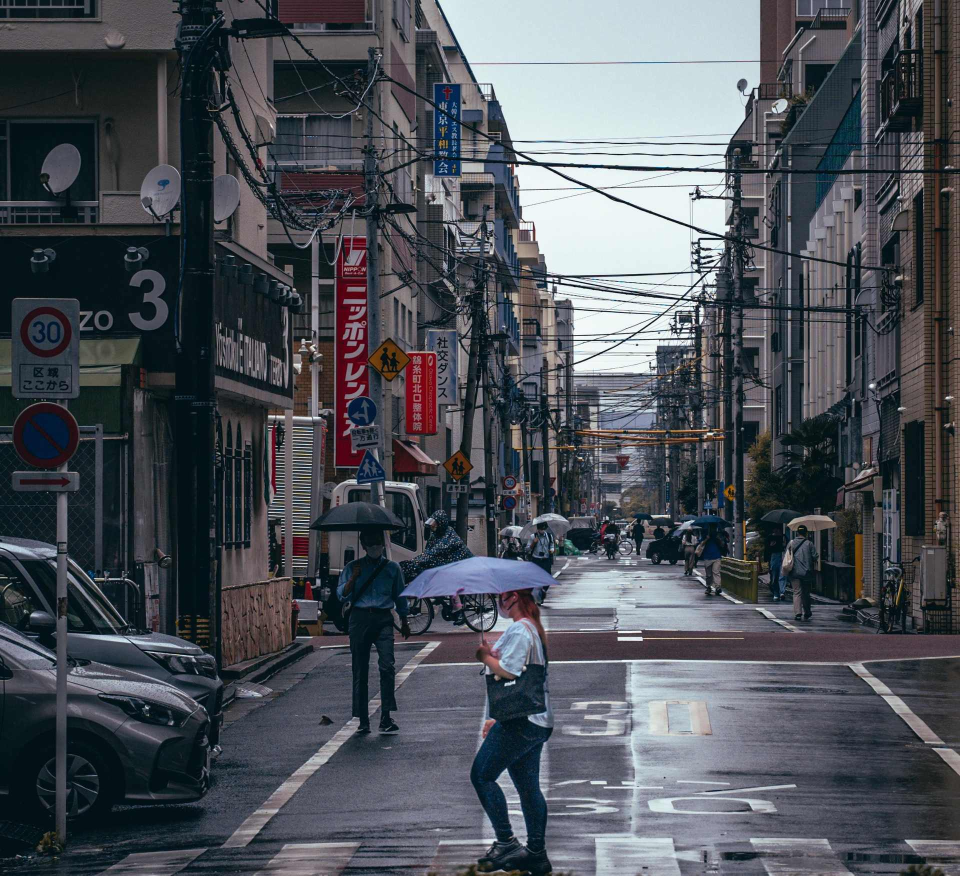
#> input picture final_project/data/samples/images/normal_light.jpg, 1920 x 1751 px (shown at 1/2 size)
$ python evaluation.py   (older library calls are emulated)
#> lines starting #> are read from the running program, lines starting #| are printed output that depends on the picture
### final_project/illumination.py
import cv2
import numpy as np

def process_illumination(img, clip_limit=None, gamma_value=None):
    """
    Modality A: Illumination
    [升級版] Region-Aware Fusion + Auto-Gamma
    解決「不夠亮」的問題：在暗部自動注入 Gamma 增益
    """
    # 轉 HSV
    hsv = cv2.cvtColor(img, cv2.COLOR_BGR2HSV)
    h, s, v = cv2.split(hsv)

    # === [Manual Mode: 手動模式] ===
    # 如果外部有指定參數 (例如 GUI 拉動)，就聽 GUI 的
    if clip_limit is not None:
        # 如果有指定 gamma，先做 gamma
        if gamma_value is not None and gamma_value != 1.0:
            invGamma = 1.0 / gamma_value
            table = np.array([((i / 255.0) ** invGamma) * 255 for i in np.arange(0, 256)]).astype("uint8")
            v = cv2.LUT(v, table)

        clahe = cv2.createCLAHE(clipLimit=clip_limit, tileGridSize=(8, 8))
        v_final = clahe.apply(v)

    # === [Auto Mode: 自適應全自動模式] ===
    else:
        # 1. 計算平均亮度，決定要不要 "預先補光"
        mean_v = np.mean(v)
        print(f"[Smart Illum] Scene Mean Brightness: {mean_v:.2f}")

        # --- 新增：自動 Gamma 增益 (Auto-Gamma) ---
        # 如果亮度 < 80，代表這張圖偏暗，我們給它一個 Gamma 增益基底
        # 這樣後面的 CLAHE 才有東西可以拉
        if mean_v < 80:
            # 越暗，Gamma 要給越強 (例如 mean=20 -> gamma=2.5, mean=70 -> gamma=1.5)
            # 動態公式：基礎 1.2 + (80 - mean) * 0.02
            auto_gamma = 1.5 + (80 - mean_v) * 0.02
            # 限制最高不要超過 3.0，不然會變全白
            auto_gamma = min(auto_gamma, 3.0)

            print(f"[Smart Illum] Detected Dark Scene -> Injecting Gamma: {auto_gamma:.2f}")

            invGamma = 1.0 / auto_gamma
            table = np.array([((i / 255.0) ** invGamma) * 255 for i in np.arange(0, 256)]).astype("uint8")
            v = cv2.LUT(v, table) # 更新 V 通道，讓它先變亮！
        # ----------------------------------------

        # 2. 製作「光源遮罩 (Highlight Mask)」(基於變亮後的 V)
        # 找出亮度大於 220 的區域 (視為路燈/招牌)
        _, mask_binary = cv2.threshold(v, 220, 255, cv2.THRESH_BINARY)
        mask_blur = cv2.GaussianBlur(mask_binary, (21, 21), 0)
        mask_weight = mask_blur.astype(float) / 255.0

        # 3. 路徑 A：背景增強版 (Background Layer)
        # 針對暗部：將參數從 6.0 提升到 8.0 (更暴力)
        # 如果你覺得還是不夠亮，可以把 8.0 改成 10.0
        clahe_bg = cv2.createCLAHE(clipLimit=8.0, tileGridSize=(8, 8))
        v_bg_enhanced = clahe_bg.apply(v)

        # 4. 路徑 B：光源保護版 (Highlight Layer)
        # 針對亮部：維持 1.0 或 1.5，保護細節
        clahe_light = cv2.createCLAHE(clipLimit=1.5, tileGridSize=(8, 8))
        v_light_protected = clahe_light.apply(v)

        # 5. 融合 (Fusion)
        v_final_float = (v_light_protected.astype(float) * mask_weight) + \
                        (v_bg_enhanced.astype(float) * (1.0 - mask_weight))

        v_final = np.clip(v_final_float, 0, 255).astype(np.uint8)

    return h, s, v, v_final

### final_project/structure.py
import cv2
import numpy as np

def process_structure(v_channel, sigma=None):
    """
    Modality B: Structure
    [自適應策略] 基於亮度判斷雜訊程度，調整雙邊濾波強度 (Sigma)
    """
    # === Adaptive Logic ===
    if sigma is None:
        mean_v = np.mean(v_channel)
        # 暗部 (Mean < 60) 通常伴隨高雜訊 -> 需要更強的平滑 (Sigma=50)
        # 亮部 (Mean >= 60) 雜訊少 -> 減少平滑以保留細節 (Sigma=15)
        if mean_v < 60:
            sigma = 50
            print(f"[Adaptive Struct] High Noise Risk (Mean:{mean_v:.1f}) -> Strong Denoise (Sigma=50)")
        else:
            sigma = 15
            print(f"[Adaptive Struct] Low Noise Risk (Mean:{mean_v:.1f}) -> Weak Denoise (Sigma=15)")
    # ======================

    # 雙邊濾波 (Bilateral Filter)
    v_smooth = cv2.bilateralFilter(v_channel, d=9, sigmaColor=sigma, sigmaSpace=sigma)

    # Sobel 算子提取邊緣
    grad_x = cv2.Sobel(v_smooth, cv2.CV_16S, 1, 0, ksize=3)
    grad_y = cv2.Sobel(v_smooth, cv2.CV_16S, 0, 1, ksize=3)

    abs_grad_x = cv2.convertScaleAbs(grad_x)
    abs_grad_y = cv2.convertScaleAbs(grad_y)

    structure_map = cv2.addWeighted(abs_grad_x, 0.5, abs_grad_y, 0.5, 0)

    return structure_map

### final_project/fusion.py
import cv2
import numpy as np

def fuse_images(h, s, v_enhanced, structure_map, structure_weight=None):
    """
    Fusion Strategy (Updated for De-hazing)
    1. 自適應權重融合
    2. [新功能] 飽和度補償 (解決色彩平淡)
    3. [新功能] 智慧對比度拉伸 (解決畫面灰灰的)
    """

    # === 1. 自適應結構權重邏輯 (保持不變) ===
    if structure_weight is None:
        std_v = np.std(v_enhanced)
        if std_v > 45:
            structure_weight = 0.25
        else:
            structure_weight = 0.1
    # ======================================

    # 融合亮度與結構
    v_fused_float = v_enhanced.astype(float) + (structure_map.astype(float) * structure_weight)
    v_fused = np.clip(v_fused_float, 0, 255).astype(np.uint8)

    # === [關鍵修正 1] 飽和度補償 (Saturation Boost) ===
    # 因為亮度提昇了，飽和度也要跟著提升，不然會泛白
    # 這裡將 S 通道乘上 1.3 倍 (你可以調整這個數值，1.2 ~ 1.5 都不錯)
    s_boost = cv2.addWeighted(s, 1.3, s, 0, 0)

    # 合併通道
    final_hsv = cv2.merge((h, s_boost, v_fused))
    final_bgr = cv2.cvtColor(final_hsv, cv2.COLOR_HSV2BGR)

    # === [關鍵修正 2] 智慧對比度拉伸 (De-hazing / Contrast Stretch) ===
    # 這一步專門用來消除「灰霧感」
    # 原理：把暗部壓更暗 (beta<0)，把亮部拉更亮 (alpha>1)
    # alpha=1.1 (對比度增加 10%), beta=-10 (亮度整體減 10，把灰色壓回黑色)
    final_bgr = cv2.convertScaleAbs(final_bgr, alpha=1.1, beta=-15)

    return final_bgr

### final_project/evaluation.py
import cv2
import numpy as np
import os
from tkinter import messagebox
from skimage.metrics import structural_similarity as ssim
from skimage.metrics import peak_signal_noise_ratio as psnr

# 匯入你的模組
import illumination
import structure
import fusion
BASE_DIR = os.path.dirname(os.path.abspath(__file__))
DATA_IMAGES_DIR = os.path.join(BASE_DIR, "data", "samples", "images")
OUTPUT_IMAGES_DIR = os.path.join(BASE_DIR, "outputs", "images")
DEFAULT_GT_PATH = os.path.join(DATA_IMAGES_DIR, "normal_light.jpg")
# ✅ [關鍵修復] 解決 Windows 中文路徑讀取失敗的輔助函式
def cv_imread(file_path):
    try:
        # 使用 numpy 從檔案讀取原始字節，再用 opencv 解碼
        cv_img = cv2.imdecode(np.fromfile(file_path, dtype=np.uint8), cv2.IMREAD_COLOR)
        return cv_img
    except Exception as e:
        print(f"讀取錯誤: {e}")
        return None

def run_evaluation_mode(gt_path=None):
    """
    執行定量評估的主函數 (修復中文路徑與相對路徑問題)
    """
    # 1. 鎖定圖片路徑 (強制使用絕對路徑，避免執行位置不同導致找不到)
    # 取得目前這隻程式 (evaluation.py) 所在的資料夾
    gt_path = gt_path or DEFAULT_GT_PATH

    # 2. 檢查檔案是否存在
    if not os.path.exists(gt_path):
        messagebox.showwarning("警告", f"找不到檔案：\n{gt_path}\n請確認檔名是否正確。")
        return

    # 3. [關鍵修正] 使用支援中文路徑的讀取方式
    gt_img = cv_imread(gt_path)
#> in cv_imread, cv_img is the input picture: shape (1751, 1920, 3); mean B, G, R 88.5, 81.5, 77

    if gt_img is None:
        messagebox.showerror("嚴重錯誤", f"檔案存在但無法讀取 (可能是格式損壞):\n{gt_path}")
        return

    print(f"成功讀取圖片: {gt_path}, 大小: {gt_img.shape}")
#| 成功讀取圖片: final_project/data/samples/images/normal_light.jpg, 大小: (1751, 1920, 3)

    # 4. 模擬低光源 (Gamma Correction)
    input_gamma = 3.0
    # 修正 LUT 形狀為 (256, 1) 避免 OpenCV 報錯
    lut = np.empty((256, 1), np.uint8)
    for i in range(256):
        lut[i, 0] = np.clip(pow(i / 255.0, input_gamma) * 255.0, 0, 255)

    low_light_input = cv2.LUT(gt_img, lut)
    os.makedirs(OUTPUT_IMAGES_DIR, exist_ok=True)
    cv2.imwrite(os.path.join(OUTPUT_IMAGES_DIR, "eval_input.jpg"), low_light_input)

    # ================= 我們的致勝算法 (Ours) =================

    # A. Modality 1: Illumination
    h, s, v, v_en = illumination.process_illumination(low_light_input, clip_limit=2.0, gamma_value=2.2)
#> in process_illumination, `hsv = cv2.cvtColor(img, cv2.COLOR_BGR2HSV)`: hsv: shape (1751, 1920, 3); mean H, S, V 75.3, 86.1, 32

    # B. Modality 2: Structure
    struct = structure.process_structure(v, sigma=50)
#> in process_structure, `grad_x = cv2.Sobel(v_smooth, cv2.CV_16S, 1, 0, ksize=3)`:
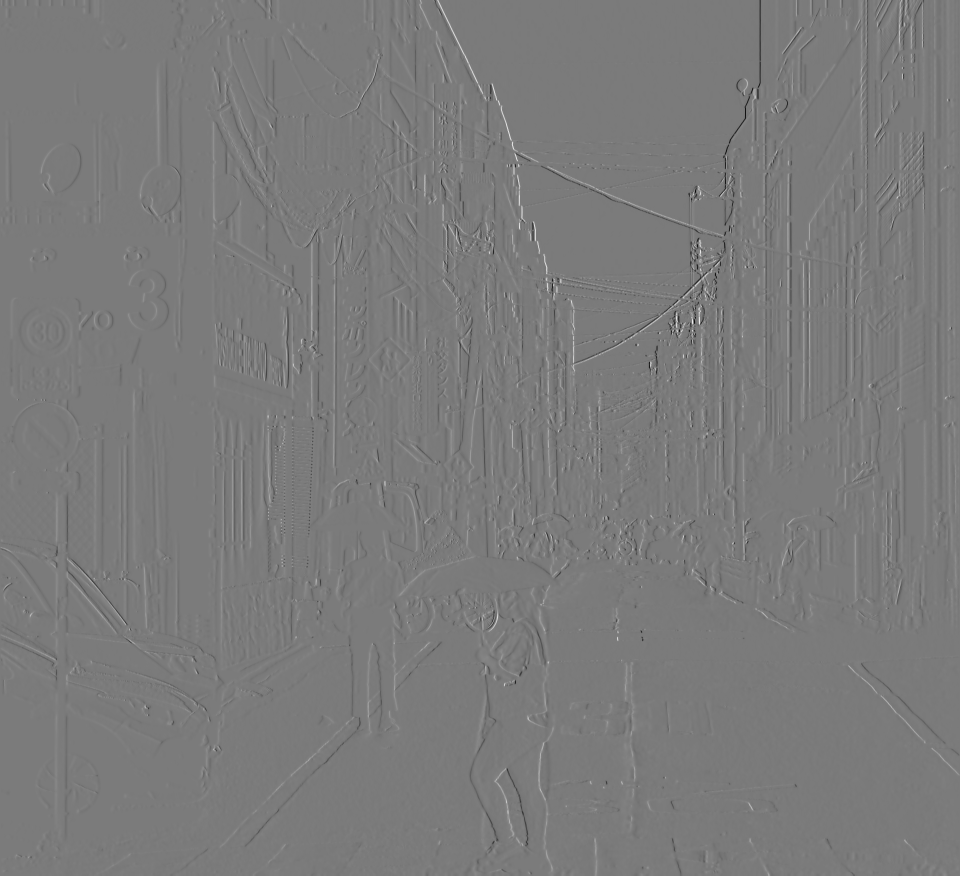
#> grad_x: shape (1751, 1920) int16 (shown at 1/2 size); min -842, max 902, mean 0.2; drawn with min black and max white

    # C. Fusion Strategy
    our_result = fusion.fuse_images(h, s, v_en, struct, structure_weight=0.3)
#> in fuse_images, `s_boost = cv2.addWeighted(s, 1.3, s, 0, 0)`:
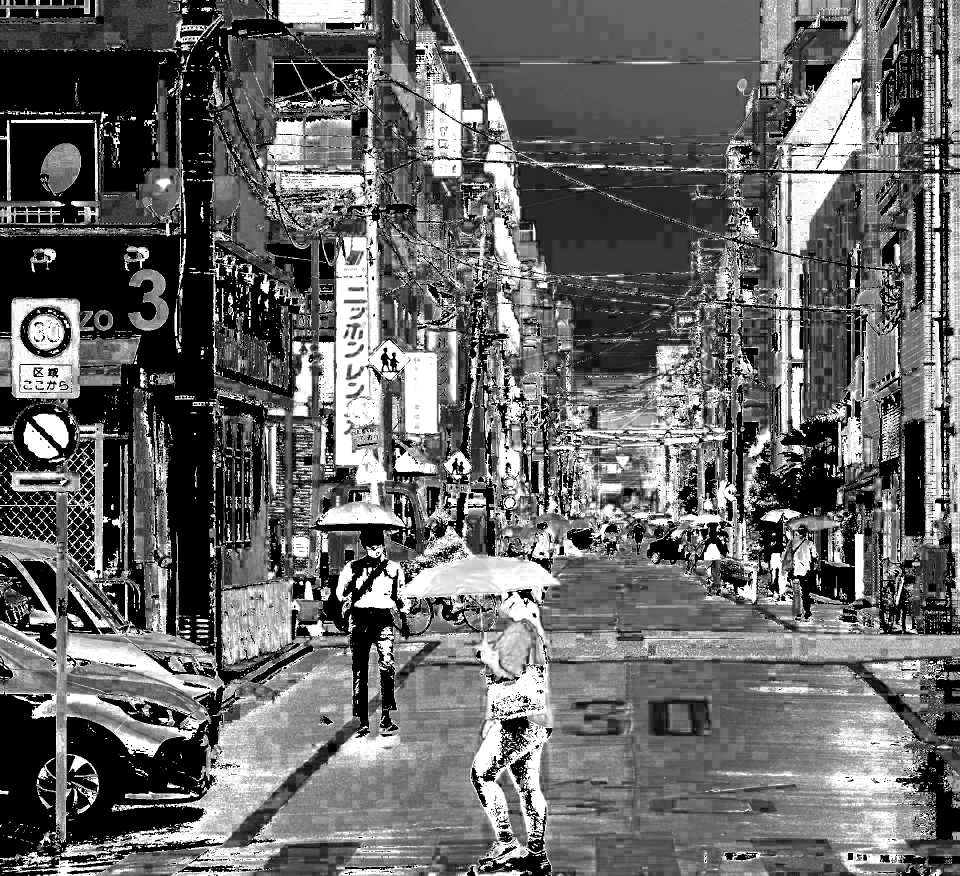
#> s_boost: shape (1751, 1920) (shown at 1/2 size); min 0, max 255, mean 103
#> in fuse_images, `final_hsv = cv2.merge((h, s_boost, v_fused))`: final_hsv: shape (1751, 1920, 3); mean H, S, V 75.3, 103, 74
#> in fuse_images, `final_bgr = cv2.cvtColor(final_hsv, cv2.COLOR_HSV2BGR)`:
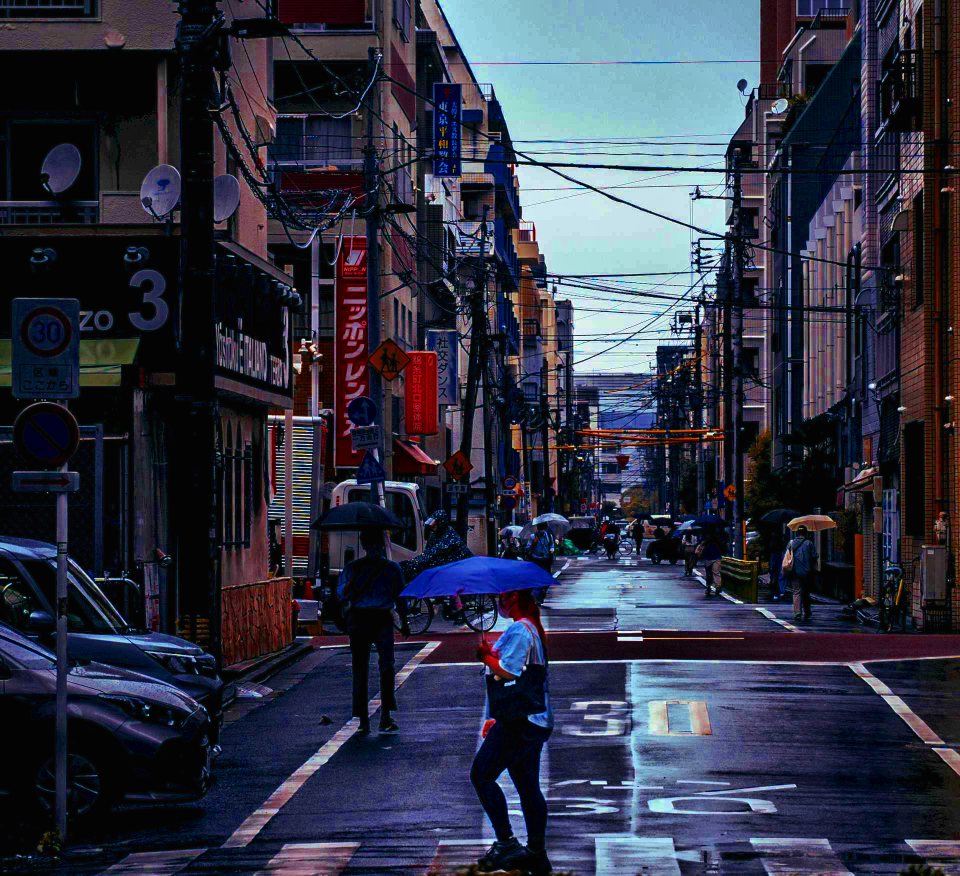
#> final_bgr: shape (1751, 1920, 3) (shown at 1/2 size); mean B, G, R 68.9, 52.5, 49.5

    # ========================================================

    # Baseline: Histogram Equalization (HE)
    img_yuv = cv2.cvtColor(low_light_input, cv2.COLOR_BGR2YUV)
#> img_yuv: shape (1751, 1920, 3); mean of channels 0, 1, 2 27.1, 129.9, 125.8
    img_yuv[:, :, 0] = cv2.equalizeHist(img_yuv[:, :, 0])
#> img_yuv: shape (1751, 1920, 3); mean of channels 0, 1, 2 91.5, 129.9, 125.8
    he_result = cv2.cvtColor(img_yuv, cv2.COLOR_YUV2BGR)

    # 計算評估指標 (PSNR/SSIM)
    def get_metrics(gt, img):
        if gt.shape != img.shape:
            img = cv2.resize(img, (gt.shape[1], gt.shape[0]))

        gt_gray = cv2.cvtColor(gt, cv2.COLOR_BGR2GRAY)
        img_gray = cv2.cvtColor(img, cv2.COLOR_BGR2GRAY)

        p = psnr(gt_gray, img_gray)
        s_ = ssim(gt_gray, img_gray)
        return p, s_

    p_ours, s_ours = get_metrics(gt_img, our_result)
#> in get_metrics, `img_gray = cv2.cvtColor(img, cv2.COLOR_BGR2GRAY)`:
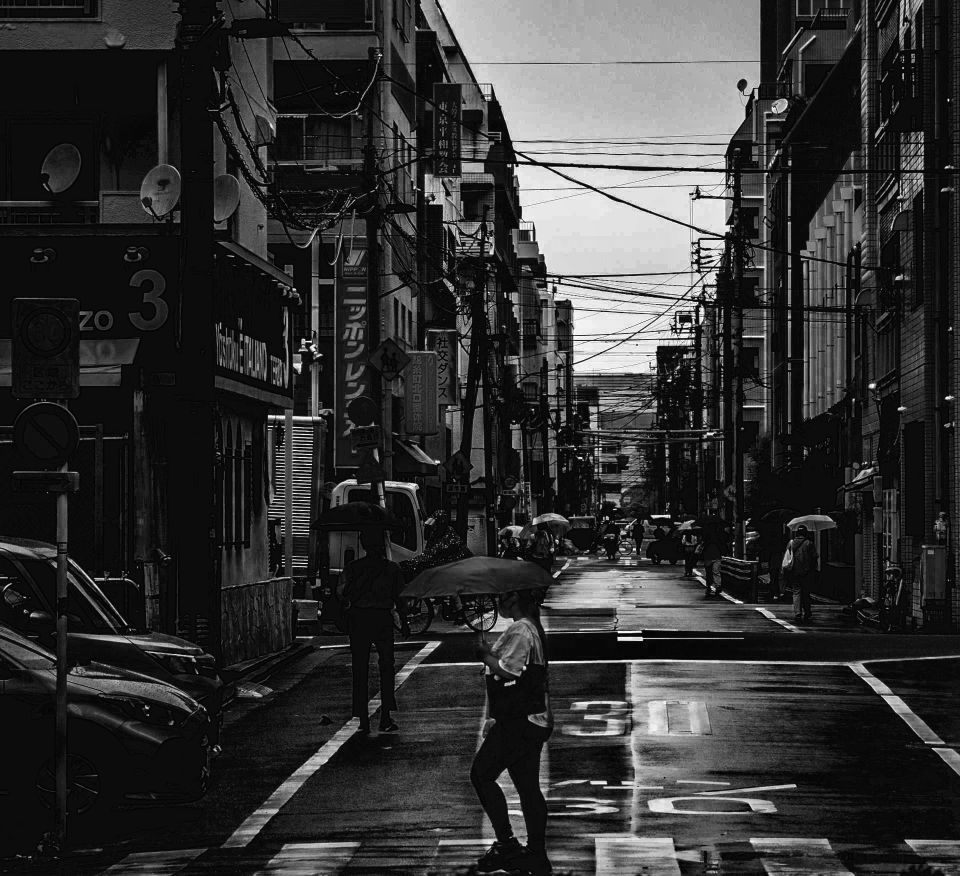
#> img_gray: shape (1751, 1920) (shown at 1/2 size); min 0, max 255, mean 51.2
#> in get_metrics, `p = psnr(gt_gray, img_gray)`: p = 17.05
#> in get_metrics, `s_ = ssim(gt_gray, img_gray)`: s_ = 0.659
#> p_ours = 17.05; s_ours = 0.659
    p_he, s_he = get_metrics(gt_img, he_result)
#> in get_metrics (call 2), `img_gray = cv2.cvtColor(img, cv2.COLOR_BGR2GRAY)`:
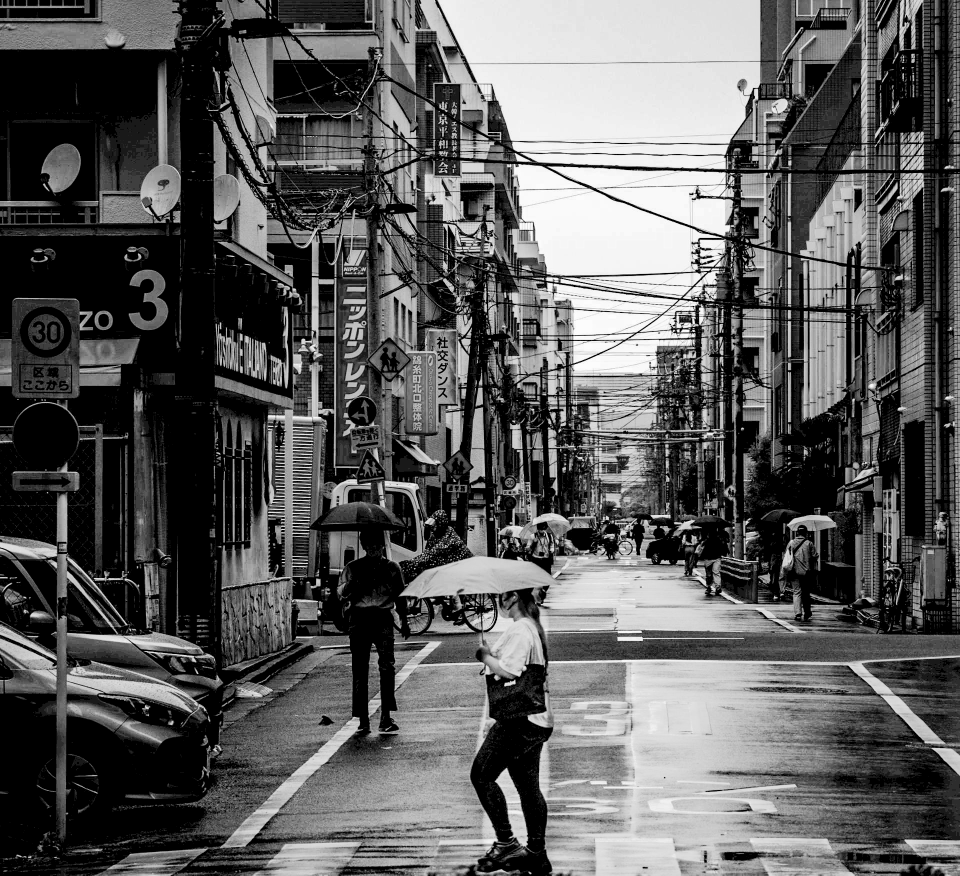
#> img_gray: shape (1751, 1920) (shown at 1/2 size); min 0, max 255, mean 91.4
#> in get_metrics (call 2), `p = psnr(gt_gray, img_gray)`: p = 17.93
#> in get_metrics (call 2), `s_ = ssim(gt_gray, img_gray)`: s_ = 0.64
#> p_he = 17.93; s_he = 0.64

    diff_p = p_ours - p_he
#> diff_p = -0.881
    diff_s = s_ours - s_he
#> diff_s = 0.0195

    p_result_str = f"+{diff_p:.2f} (WIN)" if diff_p > 0 else f"{diff_p:.2f} (LOSE)"
#> p_result_str = '-0.88 (LOSE)'
    s_result_str = f"+{diff_s:.4f} (WIN)" if diff_s > 0 else f"{diff_s:.4f} (LOSE)"
#> s_result_str = '+0.0195 (WIN)'

    result_text = (
        f"Baseline (HE)\n  PSNR: {p_he:.2f}\n  SSIM: {s_he:.4f}\n\n"
        f"Ours (Fusion)\n  PSNR: {p_ours:.2f}\n  SSIM: {s_ours:.4f}\n\n"
        f"🏆 Final Result:\n  PSNR: {p_result_str}\n  SSIM: {s_result_str}"
    )

    messagebox.showinfo("評估結果", result_text)

    # 存檔也建議使用 encode 避免中文路徑存檔失敗 (這裡先用 imwrite，通常存檔比較沒問題，若有問題再改)
    try:
        os.makedirs(OUTPUT_IMAGES_DIR, exist_ok=True); cv2.imwrite(os.path.join(OUTPUT_IMAGES_DIR, "eval_ours.jpg"), our_result)
        cv2.imwrite(os.path.join(OUTPUT_IMAGES_DIR, "eval_he.jpg"), he_result)
        cv2.imwrite(os.path.join(OUTPUT_IMAGES_DIR, "eval_gt.jpg"), gt_img)
        print("圖片已儲存。")
    except Exception as e:
        print(f"存檔警告: {e}")

if __name__ == "__main__":
    run_evaluation_mode()
